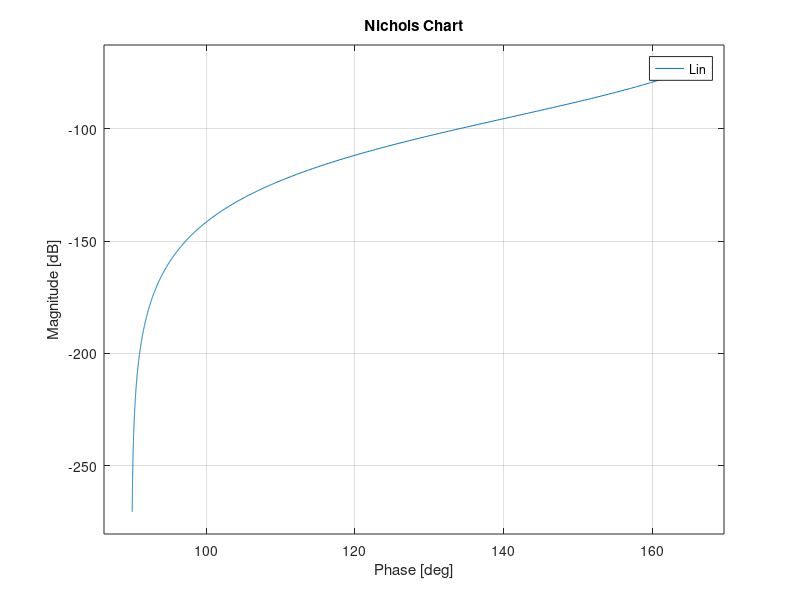

The MATLAB source for this figure: (Note: this script raises an error after producing the figure.)
s=tf('s');
Gp=-1/(0.1*s^2+12.5*s);
pole(Gp);
Kp=-1/12.5;
Gs=5;
Ga=3;
Gd=1;
Gr=1;
Da0=222*10^-2;
as=5*10^-3;

wsm=2500;
Kd=1;


Gf=1/(Kd*Gs);

MTHF=10^-4*Gs/as;
MTHFdb=20*log10(MTHF);

wh=wsm*10^(MTHFdb/40);

tr=0.05;
ts5=0.1;
alpha=0.05;

smor=sqrt(log(0.08)^2/(pi^2+log(0.08)^2));
Tp=1/(2*smor*sqrt(1-smor^2));
Tpdb=20*log10(Tp);
Sp=2*smor*sqrt(2+4*smor^2+2*sqrt(1+8*smor^2))/(sqrt(1+8*smor^2)+4*smor^2-1);
Spdb=20*log10(Sp);
wcMIN1=(pi-acos(smor))*sqrt(sqrt(1+4*smor^4)-2*smor^2)/(tr*sqrt(1-smor^2));
wcMIN2=-log(alpha)*sqrt(sqrt(1+4*smor^4)-2*smor^2)/smor/ts5;

Kc=-1;
Gc=Kc/s;

Lin=minreal(zpk(Gc*Ga*Gp*Gs*Gf));

figure(1)
nichols(Lin)
hold on

figure(1)
myngridst(Tp,Sp)
hold on

wcdes=60;

wnormz=100;
z=wcdes/wnormz;
Rz=1+s/z;

Gc=Gc*Rz;

Lin=minreal(zpk(Gc*Ga*Gp*Gs*Gf));

figure(1)
nichols(Lin)
hold on

% md=16;
% wnormd=0.22;
% zd=wcdes/wnormd;
% 
% Rd=(1+s/zd)/(1+s/(md*zd));
% 
% Gc=Gc*Rd;


% figure(3)
% bodemag(T)
% hold on

Kc=10^(44.4/20);
Gc=Gc*Kc;


Lfin=minreal(zpk(Gc*Ga*Gp*Gs*Gf));

figure(1)
nichols(Lfin)
hold on

% Kc=10^(52.2/20);
% 
% Gc=Gc*Kc;

Lfin=minreal(zpk(Gc*Ga*Gp*Gs*Gf));

% figure(1)
% nichols(Lfin)
% hold on

T=Lfin/(1+Lfin);
time=[0:tr/100:0.2];

figure(2)
step(T/(Gs*Gf),time)
hold on

[mg,ph]=bode(T,2500);
MTHFdb
20*log10(mg)
